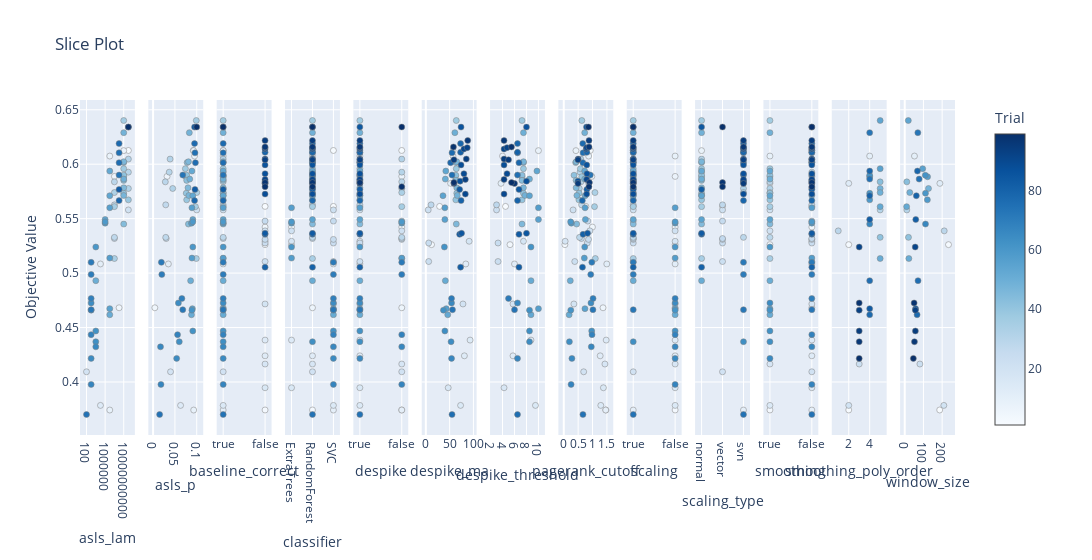

Notebook code for this chart:
### Code cell
plot_slice(study)

### Figure 1 — Plotly figure (JSON) as saved in the notebook; plotly's stock layout.template omitted (floating-point values rounded to 4 significant figures)
{"data": [{"marker": {"color": [1, 5, 6, 7, 8, 9, 11, 14, 19, 21, 26, 27, 28, 29, 30, 31, 32, 33, 34, 35, 36, 37, 38, 39, 40, 41, 42, 43, 44, 45, 46, 47, 48, 49, 50, 51, 52, 53, 54, 55, 56, 57, 58, 59, 60, 61, 62, 63, 64, 65, 66, 67, 68, 69, 70, 71, 72, 73, 74, 75, 76, 77, 78, 82, 84, 99], "colorbar": {"title": {"text": "Trial"}, "x": 1, "xpad": 40}, "colorscale": [[0, "rgb(247,251,255)"], [0.125, "rgb(222,235,247)"], [0.25, "rgb(198,219,239)"], [0.375, "rgb(158,202,225)"], [0.5, "rgb(107,174,214)"], [0.625, "rgb(66,146,198)"], [0.75, "rgb(33,113,181)"], [0.875, "rgb(8,81,156)"], [1, "rgb(8,48,107)"]], "line": {"color": "Grey", "width": 0.5}, "showscale": true}, "mode": "markers", "name": "Feasible Trial", "showlegend": false, "type": "scatter", "x": [100000000000, 1000000000, 100000000, 10000000000, 10000000, 10000000, 100000, 100000, 100, 100000000000, 100000000, 100000000, 100000000, 100000000, 100000000000, 100000000000, 100000000000, 100000000, 100000000, 100000000, 10000000000, 10000000000, 10000000000, 100000000000, 10000000000, 10000000000, 10000000000, 10000000000, 10000000000, 10000000000, 10000000000, 10000000000, 10000000000, 10000000000, 10000, 10000000, 10000000, 10000000, 1000000, 10000000, 10000000, 10000000, 1000000, 1000000, 10000, 1000, 10000, 10000, 1000, 1000, 10000, 1000, 1000, 1000, 1000, 1000, 1000, 1000000000, 100, 1000000000, 1000000000, 1000000000, 1000000000, 1000000000, 100000000000, 100000000000], "xaxis": "x", "y": [0.6126, 0.4682, 0.5888, 0.6125, 0.6075, 0.3743, 0.5084, 0.3785, 0.4094, 0.558, 0.5318, 0.5627, 0.5328, 0.5838, 0.5927, 0.6047, 0.5777, 0.574, 0.5134, 0.561, 0.6401, 0.5959, 0.5885, 0.5673, 0.5734, 0.5899, 0.5851, 0.6015, 0.545, 0.5784, 0.6023, 0.5713, 0.629, 0.5863, 0.493, 0.4617, 0.5937, 0.5711, 0.5492, 0.4673, 0.56, 0.5138, 0.5459, 0.5471, 0.5239, 0.466, 0.4469, 0.437, 0.4726, 0.4217, 0.4323, 0.3978, 0.4435, 0.4767, 0.4987, 0.5099, 0.4664, 0.59, 0.3702, 0.6104, 0.6014, 0.619, 0.5666, 0.5768, 0.6341, 0.6341], "yaxis": "y"}, {"marker": {"color": [1, 5, 6, 7, 8, 9, 11, 14, 19, 21, 26, 27, 28, 29, 30, 31, 32, 33, 34, 35, 36, 37, 38, 39, 40, 41, 42, 43, 44, 45, 46, 47, 48, 49, 50, 51, 52, 53, 54, 55, 56, 57, 58, 59, 60, 61, 62, 63, 64, 65, 66, 67, 68, 69, 70, 71, 72, 73, 74, 75, 76, 77, 78, 82, 84, 99], "colorbar": {"title": {"text": "Trial"}, "x": 1, "xpad": 40}, "colorscale": [[0, "rgb(247,251,255)"], [0.125, "rgb(222,235,247)"], [0.25, "rgb(198,219,239)"], [0.375, "rgb(158,202,225)"], [0.5, "rgb(107,174,214)"], [0.625, "rgb(66,146,198)"], [0.75, "rgb(33,113,181)"], [0.875, "rgb(8,81,156)"], [1, "rgb(8,48,107)"]], "line": {"color": "Grey", "width": 0.5}, "showscale": false}, "mode": "markers", "name": "Feasible Trial", "showlegend": false, "type": "scatter", "x": [0.092, 0.004, 0.032, 0.093, 0.095, 0.093, 0.035, 0.063, 0.04, 0.1, 0.03, 0.029, 0.029, 0.028, 0.037, 0.039, 0.045, 0.1, 0.099, 0.097, 0.099, 0.074, 0.075, 0.077, 0.076, 0.077, 0.077, 0.078, 0.081, 0.08, 0.081, 0.082, 0.083, 0.084, 0.086, 0.088, 0.089, 0.091, 0.091, 0.09, 0.089, 0.089, 0.088, 0.091, 0.091, 0.089, 0.091, 0.06, 0.058, 0.054, 0.017, 0.018, 0.056, 0.066, 0.02, 0.019, 0.068, 0.068, 0.015, 0.096, 0.097, 0.095, 0.095, 0.096, 0.095, 0.1], "xaxis": "x2", "y": [0.6126, 0.4682, 0.5888, 0.6125, 0.6075, 0.3743, 0.5084, 0.3785, 0.4094, 0.558, 0.5318, 0.5627, 0.5328, 0.5838, 0.5927, 0.6047, 0.5777, 0.574, 0.5134, 0.561, 0.6401, 0.5959, 0.5885, 0.5673, 0.5734, 0.5899, 0.5851, 0.6015, 0.545, 0.5784, 0.6023, 0.5713, 0.629, 0.5863, 0.493, 0.4617, 0.5937, 0.5711, 0.5492, 0.4673, 0.56, 0.5138, 0.5459, 0.5471, 0.5239, 0.466, 0.4469, 0.437, 0.4726, 0.4217, 0.4323, 0.3978, 0.4435, 0.4767, 0.4987, 0.5099, 0.4664, 0.59, 0.3702, 0.6104, 0.6014, 0.619, 0.5666, 0.5768, 0.6341, 0.6341], "yaxis": "y2"}, {"marker": {"color": [0, 1, 2, 3, 4, 5, 6, 7, 8, 9, 10, 11, 12, 13, 14, 15, 16, 17, 18, 19, 20, 21, 22, 23, 24, 25, 26, 27, 28, 29, 30, 31, 32, 33, 34, 35, 36, 37, 38, 39, 40, 41, 42, 43, 44, 45, 46, 47, 48, 49, 50, 51, 52, 53, 54, 55, 56, 57, 58, 59, 60, 61, 62, 63, 64, 65, 66, 67, 68, 69, 70, 71, 72, 73, 74, 75, 76, 77, 78, 79, 80, 81, 82, 83, 84, 85, 86, 87, 88, 89, 90, 91, 92, 93, 94, 95, 96, 97, 98, 99], "colorbar": {"title": {"text": "Trial"}, "x": 1, "xpad": 40}, "colorscale": [[0, "rgb(247,251,255)"], [0.125, "rgb(222,235,247)"], [0.25, "rgb(198,219,239)"], [0.375, "rgb(158,202,225)"], [0.5, "rgb(107,174,214)"], [0.625, "rgb(66,146,198)"], [0.75, "rgb(33,113,181)"], [0.875, "rgb(8,81,156)"], [1, "rgb(8,48,107)"]], "line": {"color": "Grey", "width": 0.5}, "showscale": false}, "mode": "markers", "name": "Feasible Trial", "showlegend": false, "type": "scatter", "x": [false, true, false, false, false, true, true, true, true, true, false, true, false, false, true, false, false, false, false, true, false, true, false, false, false, false, true, true, true, true, true, true, true, true, true, true, true, true, true, true, true, true, true, true, true, true, true, true, true, true, true, true, true, true, true, true, true, true, true, true, true, true, true, true, true, true, true, true, true, true, true, true, true, true, true, true, true, true, true, false, false, false, true, false, true, false, false, false, false, false, false, false, false, false, false, false, false, false, false, true], "xaxis": "x3", "y": [0.5612, 0.6126, 0.3743, 0.5261, 0.5423, 0.4682, 0.5888, 0.6125, 0.6075, 0.3743, 0.5824, 0.5084, 0.4241, 0.4385, 0.3785, 0.3947, 0.4165, 0.5292, 0.4717, 0.4094, 0.5388, 0.558, 0.5106, 0.5276, 0.5309, 0.5478, 0.5318, 0.5627, 0.5328, 0.5838, 0.5927, 0.6047, 0.5777, 0.574, 0.5134, 0.561, 0.6401, 0.5959, 0.5885, 0.5673, 0.5734, 0.5899, 0.5851, 0.6015, 0.545, 0.5784, 0.6023, 0.5713, 0.629, 0.5863, 0.493, 0.4617, 0.5937, 0.5711, 0.5492, 0.4673, 0.56, 0.5138, 0.5459, 0.5471, 0.5239, 0.466, 0.4469, 0.437, 0.4726, 0.4217, 0.4323, 0.3978, 0.4435, 0.4767, 0.4987, 0.5099, 0.4664, 0.59, 0.3702, 0.6104, 0.6014, 0.619, 0.5666, 0.6109, 0.5055, 0.5356, 0.5768, 0.5366, 0.6341, 0.5844, 0.5993, 0.5913, 0.5725, 0.6139, 0.6152, 0.586, 0.6048, 0.604, 0.6217, 0.5823, 0.6158, 0.5831, 0.5793, 0.6341], "yaxis": "y3"}, {"marker": {"color": [0, 1, 2, 3, 4, 5, 6, 7, 8, 9, 10, 11, 12, 13, 14, 15, 16, 17, 18, 19, 20, 21, 22, 23, 24, 25, 26, 27, 28, 29, 30, 31, 32, 33, 34, 35, 36, 37, 38, 39, 40, 41, 42, 43, 44, 45, 46, 47, 48, 49, 50, 51, 52, 53, 54, 55, 56, 57, 58, 59, 60, 61, 62, 63, 64, 65, 66, 67, 68, 69, 70, 71, 72, 73, 74, 75, 76, 77, 78, 79, 80, 81, 82, 83, 84, 85, 86, 87, 88, 89, 90, 91, 92, 93, 94, 95, 96, 97, 98, 99], "colorbar": {"title": {"text": "Trial"}, "x": 1, "xpad": 40}, "colorscale": [[0, "rgb(247,251,255)"], [0.125, "rgb(222,235,247)"], [0.25, "rgb(198,219,239)"], [0.375, "rgb(158,202,225)"], [0.5, "rgb(107,174,214)"], [0.625, "rgb(66,146,198)"], [0.75, "rgb(33,113,181)"], [0.875, "rgb(8,81,156)"], [1, "rgb(8,48,107)"]], "line": {"color": "Grey", "width": 0.5}, "showscale": false}, "mode": "markers", "name": "Feasible Trial", "showlegend": false, "type": "scatter", "x": ["SVC", "SVC", "RandomForest", "ExtraTrees", "ExtraTrees", "RandomForest", "RandomForest", "RandomForest", "RandomForest", "SVC", "RandomForest", "SVC", "RandomForest", "ExtraTrees", "SVC", "ExtraTrees", "RandomForest", "ExtraTrees", "SVC", "RandomForest", "ExtraTrees", "SVC", "SVC", "SVC", "SVC", "SVC", "RandomForest", "RandomForest", "RandomForest", "RandomForest", "RandomForest", "RandomForest", "RandomForest", "RandomForest", "RandomForest", "RandomForest", "RandomForest", "RandomForest", "RandomForest", "RandomForest", "RandomForest", "RandomForest", "RandomForest", "RandomForest", "RandomForest", "RandomForest", "RandomForest", "RandomForest", "RandomForest", "RandomForest", "RandomForest", "SVC", "RandomForest", "RandomForest", "RandomForest", "SVC", "ExtraTrees", "ExtraTrees", "ExtraTrees", "ExtraTrees", "ExtraTrees", "SVC", "SVC", "RandomForest", "SVC", "SVC", "SVC", "SVC", "SVC", "SVC", "SVC", "SVC", "SVC", "RandomForest", "RandomForest", "RandomForest", "RandomForest", "RandomForest", "RandomForest", "RandomForest", "RandomForest", "RandomForest", "RandomForest", "RandomForest", "RandomForest", "RandomForest", "RandomForest", "RandomForest", "RandomForest", "RandomForest", "RandomForest", "RandomForest", "RandomForest", "RandomForest", "RandomForest", "RandomForest", "RandomForest", "RandomForest", "RandomForest", "RandomForest"], "xaxis": "x4", "y": [0.5612, 0.6126, 0.3743, 0.5261, 0.5423, 0.4682, 0.5888, 0.6125, 0.6075, 0.3743, 0.5824, 0.5084, 0.4241, 0.4385, 0.3785, 0.3947, 0.4165, 0.5292, 0.4717, 0.4094, 0.5388, 0.558, 0.5106, 0.5276, 0.5309, 0.5478, 0.5318, 0.5627, 0.5328, 0.5838, 0.5927, 0.6047, 0.5777, 0.574, 0.5134, 0.561, 0.6401, 0.5959, 0.5885, 0.5673, 0.5734, 0.5899, 0.5851, 0.6015, 0.545, 0.5784, 0.6023, 0.5713, 0.629, 0.5863, 0.493, 0.4617, 0.5937, 0.5711, 0.5492, 0.4673, 0.56, 0.5138, 0.5459, 0.5471, 0.5239, 0.466, 0.4469, 0.437, 0.4726, 0.4217, 0.4323, 0.3978, 0.4435, 0.4767, 0.4987, 0.5099, 0.4664, 0.59, 0.3702, 0.6104, 0.6014, 0.619, 0.5666, 0.6109, 0.5055, 0.5356, 0.5768, 0.5366, 0.6341, 0.5844, 0.5993, 0.5913, 0.5725, 0.6139, 0.6152, 0.586, 0.6048, 0.604, 0.6217, 0.5823, 0.6158, 0.5831, 0.5793, 0.6341], "yaxis": "y4"}, {"marker": {"color": [0, 1, 2, 3, 4, 5, 6, 7, 8, 9, 10, 11, 12, 13, 14, 15, 16, 17, 18, 19, 20, 21, 22, 23, 24, 25, 26, 27, 28, 29, 30, 31, 32, 33, 34, 35, 36, 37, 38, 39, 40, 41, 42, 43, 44, 45, 46, 47, 48, 49, 50, 51, 52, 53, 54, 55, 56, 57, 58, 59, 60, 61, 62, 63, 64, 65, 66, 67, 68, 69, 70, 71, 72, 73, 74, 75, 76, 77, 78, 79, 80, 81, 82, 83, 84, 85, 86, 87, 88, 89, 90, 91, 92, 93, 94, 95, 96, 97, 98, 99], "colorbar": {"title": {"text": "Trial"}, "x": 1, "xpad": 40}, "colorscale": [[0, "rgb(247,251,255)"], [0.125, "rgb(222,235,247)"], [0.25, "rgb(198,219,239)"], [0.375, "rgb(158,202,225)"], [0.5, "rgb(107,174,214)"], [0.625, "rgb(66,146,198)"], [0.75, "rgb(33,113,181)"], [0.875, "rgb(8,81,156)"], [1, "rgb(8,48,107)"]], "line": {"color": "Grey", "width": 0.5}, "showscale": false}, "mode": "markers", "name": "Feasible Trial", "showlegend": false, "type": "scatter", "x": [true, false, false, true, false, false, false, true, true, false, true, true, true, true, true, true, false, true, true, false, false, true, true, true, false, false, false, true, false, false, false, false, false, false, false, false, true, true, true, true, true, true, true, true, true, true, true, true, true, true, true, true, true, true, true, true, true, false, false, false, true, true, true, true, true, true, false, false, false, true, false, false, true, true, true, true, true, true, true, true, true, true, true, true, true, true, true, true, true, true, true, true, true, true, true, true, true, true, false, false], "xaxis": "x5", "y": [0.5612, 0.6126, 0.3743, 0.5261, 0.5423, 0.4682, 0.5888, 0.6125, 0.6075, 0.3743, 0.5824, 0.5084, 0.4241, 0.4385, 0.3785, 0.3947, 0.4165, 0.5292, 0.4717, 0.4094, 0.5388, 0.558, 0.5106, 0.5276, 0.5309, 0.5478, 0.5318, 0.5627, 0.5328, 0.5838, 0.5927, 0.6047, 0.5777, 0.574, 0.5134, 0.561, 0.6401, 0.5959, 0.5885, 0.5673, 0.5734, 0.5899, 0.5851, 0.6015, 0.545, 0.5784, 0.6023, 0.5713, 0.629, 0.5863, 0.493, 0.4617, 0.5937, 0.5711, 0.5492, 0.4673, 0.56, 0.5138, 0.5459, 0.5471, 0.5239, 0.466, 0.4469, 0.437, 0.4726, 0.4217, 0.4323, 0.3978, 0.4435, 0.4767, 0.4987, 0.5099, 0.4664, 0.59, 0.3702, 0.6104, 0.6014, 0.619, 0.5666, 0.6109, 0.5055, 0.5356, 0.5768, 0.5366, 0.6341, 0.5844, 0.5993, 0.5913, 0.5725, 0.6139, 0.6152, 0.586, 0.6048, 0.604, 0.6217, 0.5823, 0.6158, 0.5831, 0.5793, 0.6341], "yaxis": "y5"}, {"marker": {"color": [0, 3, 7, 8, 10, 11, 12, 13, 14, 15, 17, 18, 21, 22, 23, 27, 36, 37, 38, 39, 40, 41, 42, 43, 44, 45, 46, 47, 48, 49, 50, 51, 52, 53, 54, 55, 56, 60, 61, 62, 63, 64, 65, 69, 72, 73, 74, 75, 76, 77, 78, 79, 80, 81, 82, 83, 84, 85, 86, 87, 88, 89, 90, 91, 92, 93, 94, 95, 96, 97], "colorbar": {"title": {"text": "Trial"}, "x": 1, "xpad": 40}, "colorscale": [[0, "rgb(247,251,255)"], [0.125, "rgb(222,235,247)"], [0.25, "rgb(198,219,239)"], [0.375, "rgb(158,202,225)"], [0.5, "rgb(107,174,214)"], [0.625, "rgb(66,146,198)"], [0.75, "rgb(33,113,181)"], [0.875, "rgb(8,81,156)"], [1, "rgb(8,48,107)"]], "line": {"color": "Grey", "width": 0.5}, "showscale": false}, "mode": "markers", "name": "Feasible Trial", "showlegend": false, "type": "scatter", "x": [29, 12, 57, 57, 52, 84, 81, 93, 73, 47, 91, 78, 5, 6, 6, 11, 64, 64, 62, 63, 65, 63, 63, 63, 64, 65, 65, 66, 61, 41, 41, 46, 42, 36, 40, 43, 40, 39, 37, 40, 53, 54, 54, 54, 56, 55, 55, 55, 52, 73, 74, 73, 73, 71, 71, 75, 74, 72, 74, 80, 83, 80, 87, 83, 85, 59, 88, 59, 58, 59], "xaxis": "x6", "y": [0.5612, 0.5261, 0.6125, 0.6075, 0.5824, 0.5084, 0.4241, 0.4385, 0.3785, 0.3947, 0.5292, 0.4717, 0.558, 0.5106, 0.5276, 0.5627, 0.6401, 0.5959, 0.5885, 0.5673, 0.5734, 0.5899, 0.5851, 0.6015, 0.545, 0.5784, 0.6023, 0.5713, 0.629, 0.5863, 0.493, 0.4617, 0.5937, 0.5711, 0.5492, 0.4673, 0.56, 0.5239, 0.466, 0.4469, 0.437, 0.4726, 0.4217, 0.4767, 0.4664, 0.59, 0.3702, 0.6104, 0.6014, 0.619, 0.5666, 0.6109, 0.5055, 0.5356, 0.5768, 0.5366, 0.6341, 0.5844, 0.5993, 0.5913, 0.5725, 0.6139, 0.6152, 0.586, 0.6048, 0.604, 0.6217, 0.5823, 0.6158, 0.5831], "yaxis": "y6"}, {"marker": {"color": [0, 3, 7, 8, 10, 11, 12, 13, 14, 15, 17, 18, 21, 22, 23, 27, 36, 37, 38, 39, 40, 41, 42, 43, 44, 45, 46, 47, 48, 49, 50, 51, 52, 53, 54, 55, 56, 60, 61, 62, 63, 64, 65, 69, 72, 73, 74, 75, 76, 77, 78, 79, 80, 81, 82, 83, 84, 85, 86, 87, 88, 89, 90, 91, 92, 93, 94, 95, 96, 97], "colorbar": {"title": {"text": "Trial"}, "x": 1, "xpad": 40}, "colorscale": [[0, "rgb(247,251,255)"], [0.125, "rgb(222,235,247)"], [0.25, "rgb(198,219,239)"], [0.375, "rgb(158,202,225)"], [0.5, "rgb(107,174,214)"], [0.625, "rgb(66,146,198)"], [0.75, "rgb(33,113,181)"], [0.875, "rgb(8,81,156)"], [1, "rgb(8,48,107)"]], "line": {"color": "Grey", "width": 0.5}, "showscale": false}, "mode": "markers", "name": "Feasible Trial", "showlegend": false, "type": "scatter", "x": [4.5, 5.25, 10, 4, 3.75, 6, 5.75, 8.75, 9.5, 4.25, 7.5, 5.75, 3, 3.25, 3.25, 3, 7.25, 7.5, 7.25, 7.25, 7.5, 7.25, 7.25, 7.5, 7.25, 7.5, 7.5, 7.75, 7.5, 8.5, 8.75, 8.75, 9.75, 8.5, 10, 10, 10, 8.75, 8.5, 8.5, 8.5, 6.5, 6.5, 5, 6, 6.5, 6.5, 6.5, 6.75, 6.5, 6.5, 6.5, 6.75, 6.75, 6.75, 8, 8, 8, 4.25, 4.75, 4.25, 4.25, 4.75, 4.25, 4.25, 5, 4.25, 6, 5.5, 5.5], "xaxis": "x7", "y": [0.5612, 0.5261, 0.6125, 0.6075, 0.5824, 0.5084, 0.4241, 0.4385, 0.3785, 0.3947, 0.5292, 0.4717, 0.558, 0.5106, 0.5276, 0.5627, 0.6401, 0.5959, 0.5885, 0.5673, 0.5734, 0.5899, 0.5851, 0.6015, 0.545, 0.5784, 0.6023, 0.5713, 0.629, 0.5863, 0.493, 0.4617, 0.5937, 0.5711, 0.5492, 0.4673, 0.56, 0.5239, 0.466, 0.4469, 0.437, 0.4726, 0.4217, 0.4767, 0.4664, 0.59, 0.3702, 0.6104, 0.6014, 0.619, 0.5666, 0.6109, 0.5055, 0.5356, 0.5768, 0.5366, 0.6341, 0.5844, 0.5993, 0.5913, 0.5725, 0.6139, 0.6152, 0.586, 0.6048, 0.604, 0.6217, 0.5823, 0.6158, 0.5831], "yaxis": "y7"}, {"marker": {"color": [0, 1, 2, 3, 4, 5, 6, 7, 8, 9, 10, 11, 12, 13, 14, 15, 16, 17, 18, 19, 20, 21, 22, 23, 24, 25, 26, 27, 28, 29, 30, 31, 32, 33, 34, 35, 36, 37, 38, 39, 40, 41, 42, 43, 44, 45, 46, 47, 48, 49, 50, 51, 52, 53, 54, 55, 56, 57, 58, 59, 60, 61, 62, 63, 64, 65, 66, 67, 68, 69, 70, 71, 72, 73, 74, 75, 76, 77, 78, 79, 80, 81, 82, 83, 84, 85, 86, 87, 88, 89, 90, 91, 92, 93, 94, 95, 96, 97, 98, 99], "colorbar": {"title": {"text": "Trial"}, "x": 1, "xpad": 40}, "colorscale": [[0, "rgb(247,251,255)"], [0.125, "rgb(222,235,247)"], [0.25, "rgb(198,219,239)"], [0.375, "rgb(158,202,225)"], [0.5, "rgb(107,174,214)"], [0.625, "rgb(66,146,198)"], [0.75, "rgb(33,113,181)"], [0.875, "rgb(8,81,156)"], [1, "rgb(8,48,107)"]], "line": {"color": "Grey", "width": 0.5}, "showscale": false}, "mode": "markers", "name": "Feasible Trial", "showlegend": false, "type": "scatter", "x": [0.7679, 0.9208, 1.464, 0.03933, 0.9964, 1.366, 0.9747, 0.4242, 0.8647, 1.459, 0.8656, 1.496, 1.266, 1.475, 1.287, 1.378, 1.431, 0.04822, 0.3519, 0.6921, 0.9071, 0.3243, 0.3824, 0.8158, 0.8603, 0.8354, 0.6128, 0.6199, 0.548, 0.5948, 0.5653, 0.5904, 0.5394, 1.084, 1.097, 1.068, 0.6286, 0.5772, 0.6238, 0.5266, 0.5327, 0.3581, 0.429, 0.415, 0.4493, 0.4299, 0.4327, 0.456, 0.7282, 0.726, 0.227, 0.1872, 0.7271, 0.7435, 0.7519, 0.7365, 0.7415, 0.7146, 0.2624, 0.2394, 0.7282, 0.2438, 0.9715, 0.1959, 0.9455, 0.2832, 0.9573, 0.2543, 0.9819, 1.017, 0.9388, 0.9762, 1.014, 0.9217, 0.6661, 0.6719, 0.6642, 0.6616, 0.6454, 0.8037, 0.6508, 0.6704, 0.8029, 0.8263, 0.7905, 0.4929, 0.7994, 0.8076, 0.7962, 0.7839, 0.7941, 0.7969, 0.5001, 0.4941, 0.877, 0.4957, 0.8797, 0.8924, 0.8764, 0.8588], "xaxis": "x8", "y": [0.5612, 0.6126, 0.3743, 0.5261, 0.5423, 0.4682, 0.5888, 0.6125, 0.6075, 0.3743, 0.5824, 0.5084, 0.4241, 0.4385, 0.3785, 0.3947, 0.4165, 0.5292, 0.4717, 0.4094, 0.5388, 0.558, 0.5106, 0.5276, 0.5309, 0.5478, 0.5318, 0.5627, 0.5328, 0.5838, 0.5927, 0.6047, 0.5777, 0.574, 0.5134, 0.561, 0.6401, 0.5959, 0.5885, 0.5673, 0.5734, 0.5899, 0.5851, 0.6015, 0.545, 0.5784, 0.6023, 0.5713, 0.629, 0.5863, 0.493, 0.4617, 0.5937, 0.5711, 0.5492, 0.4673, 0.56, 0.5138, 0.5459, 0.5471, 0.5239, 0.466, 0.4469, 0.437, 0.4726, 0.4217, 0.4323, 0.3978, 0.4435, 0.4767, 0.4987, 0.5099, 0.4664, 0.59, 0.3702, 0.6104, 0.6014, 0.619, 0.5666, 0.6109, 0.5055, 0.5356, 0.5768, 0.5366, 0.6341, 0.5844, 0.5993, 0.5913, 0.5725, 0.6139, 0.6152, 0.586, 0.6048, 0.604, 0.6217, 0.5823, 0.6158, 0.5831, 0.5793, 0.6341], "yaxis": "y8"}, {"marker": {"color": [0, 1, 2, 3, 4, 5, 6, 7, 8, 9, 10, 11, 12, 13, 14, 15, 16, 17, 18, 19, 20, 21, 22, 23, 24, 25, 26, 27, 28, 29, 30, 31, 32, 33, 34, 35, 36, 37, 38, 39, 40, 41, 42, 43, 44, 45, 46, 47, 48, 49, 50, 51, 52, 53, 54, 55, 56, 57, 58, 59, 60, 61, 62, 63, 64, 65, 66, 67, 68, 69, 70, 71, 72, 73, 74, 75, 76, 77, 78, 79, 80, 81, 82, 83, 84, 85, 86, 87, 88, 89, 90, 91, 92, 93, 94, 95, 96, 97, 98, 99], "colorbar": {"title": {"text": "Trial"}, "x": 1, "xpad": 40}, "colorscale": [[0, "rgb(247,251,255)"], [0.125, "rgb(222,235,247)"], [0.25, "rgb(198,219,239)"], [0.375, "rgb(158,202,225)"], [0.5, "rgb(107,174,214)"], [0.625, "rgb(66,146,198)"], [0.75, "rgb(33,113,181)"], [0.875, "rgb(8,81,156)"], [1, "rgb(8,48,107)"]], "line": {"color": "Grey", "width": 0.5}, "showscale": false}, "mode": "markers", "name": "Feasible Trial", "showlegend": false, "type": "scatter", "x": [true, true, false, false, false, false, false, true, false, true, true, false, false, false, false, false, false, false, false, true, false, true, true, true, true, true, true, true, true, true, true, true, true, true, true, true, true, true, true, true, true, true, true, true, true, true, true, true, true, true, true, false, true, true, true, false, false, false, false, false, false, false, false, true, false, false, false, false, false, false, true, true, true, true, true, true, true, true, true, true, true, true, true, true, true, true, true, true, true, true, true, true, true, true, true, true, true, true, true, true], "xaxis": "x9", "y": [0.5612, 0.6126, 0.3743, 0.5261, 0.5423, 0.4682, 0.5888, 0.6125, 0.6075, 0.3743, 0.5824, 0.5084, 0.4241, 0.4385, 0.3785, 0.3947, 0.4165, 0.5292, 0.4717, 0.4094, 0.5388, 0.558, 0.5106, 0.5276, 0.5309, 0.5478, 0.5318, 0.5627, 0.5328, 0.5838, 0.5927, 0.6047, 0.5777, 0.574, 0.5134, 0.561, 0.6401, 0.5959, 0.5885, 0.5673, 0.5734, 0.5899, 0.5851, 0.6015, 0.545, 0.5784, 0.6023, 0.5713, 0.629, 0.5863, 0.493, 0.4617, 0.5937, 0.5711, 0.5492, 0.4673, 0.56, 0.5138, 0.5459, 0.5471, 0.5239, 0.466, 0.4469, 0.437, 0.4726, 0.4217, 0.4323, 0.3978, 0.4435, 0.4767, 0.4987, 0.5099, 0.4664, 0.59, 0.3702, 0.6104, 0.6014, 0.619, 0.5666, 0.6109, 0.5055, 0.5356, 0.5768, 0.5366, 0.6341, 0.5844, 0.5993, 0.5913, 0.5725, 0.6139, 0.6152, 0.586, 0.6048, 0.604, 0.6217, 0.5823, 0.6158, 0.5831, 0.5793, 0.6341], "yaxis": "y9"}, {"marker": {"color": [0, 1, 7, 9, 10, 19, 21, 22, 23, 24, 25, 26, 27, 28, 29, 30, 31, 32, 33, 34, 35, 36, 37, 38, 39, 40, 41, 42, 43, 44, 45, 46, 47, 48, 49, 50, 52, 53, 54, 63, 70, 71, 72, 73, 74, 75, 76, 77, 78, 79, 80, 81, 82, 83, 84, 85, 86, 87, 88, 89, 90, 91, 92, 93, 94, 95, 96, 97, 98, 99], "colorbar": {"title": {"text": "Trial"}, "x": 1, "xpad": 40}, "colorscale": [[0, "rgb(247,251,255)"], [0.125, "rgb(222,235,247)"], [0.25, "rgb(198,219,239)"], [0.375, "rgb(158,202,225)"], [0.5, "rgb(107,174,214)"], [0.625, "rgb(66,146,198)"], [0.75, "rgb(33,113,181)"], [0.875, "rgb(8,81,156)"], [1, "rgb(8,48,107)"]], "line": {"color": "Grey", "width": 0.5}, "showscale": false}, "mode": "markers", "name": "Feasible Trial", "showlegend": false, "type": "scatter", "x": ["vector", "svn", "normal", "svn", "svn", "vector", "vector", "vector", "vector", "vector", "vector", "vector", "vector", "svn", "svn", "normal", "normal", "svn", "svn", "normal", "normal", "normal", "normal", "normal", "normal", "normal", "normal", "normal", "normal", "normal", "normal", "normal", "normal", "normal", "normal", "normal", "normal", "normal", "normal", "svn", "svn", "svn", "svn", "svn", "svn", "svn", "svn", "svn", "svn", "svn", "normal", "normal", "normal", "normal", "normal", "svn", "svn", "svn", "svn", "svn", "svn", "svn", "svn", "svn", "svn", "svn", "svn", "vector", "vector", "vector"], "xaxis": "x10", "y": [0.5612, 0.6126, 0.6125, 0.3743, 0.5824, 0.4094, 0.558, 0.5106, 0.5276, 0.5309, 0.5478, 0.5318, 0.5627, 0.5328, 0.5838, 0.5927, 0.6047, 0.5777, 0.574, 0.5134, 0.561, 0.6401, 0.5959, 0.5885, 0.5673, 0.5734, 0.5899, 0.5851, 0.6015, 0.545, 0.5784, 0.6023, 0.5713, 0.629, 0.5863, 0.493, 0.5937, 0.5711, 0.5492, 0.437, 0.4987, 0.5099, 0.4664, 0.59, 0.3702, 0.6104, 0.6014, 0.619, 0.5666, 0.6109, 0.5055, 0.5356, 0.5768, 0.5366, 0.6341, 0.5844, 0.5993, 0.5913, 0.5725, 0.6139, 0.6152, 0.586, 0.6048, 0.604, 0.6217, 0.5823, 0.6158, 0.5831, 0.5793, 0.6341], "yaxis": "y10"}, {"marker": {"color": [0, 1, 2, 3, 4, 5, 6, 7, 8, 9, 10, 11, 12, 13, 14, 15, 16, 17, 18, 19, 20, 21, 22, 23, 24, 25, 26, 27, 28, 29, 30, 31, 32, 33, 34, 35, 36, 37, 38, 39, 40, 41, 42, 43, 44, 45, 46, 47, 48, 49, 50, 51, 52, 53, 54, 55, 56, 57, 58, 59, 60, 61, 62, 63, 64, 65, 66, 67, 68, 69, 70, 71, 72, 73, 74, 75, 76, 77, 78, 79, 80, 81, 82, 83, 84, 85, 86, 87, 88, 89, 90, 91, 92, 93, 94, 95, 96, 97, 98, 99], "colorbar": {"title": {"text": "Trial"}, "x": 1, "xpad": 40}, "colorscale": [[0, "rgb(247,251,255)"], [0.125, "rgb(222,235,247)"], [0.25, "rgb(198,219,239)"], [0.375, "rgb(158,202,225)"], [0.5, "rgb(107,174,214)"], [0.625, "rgb(66,146,198)"], [0.75, "rgb(33,113,181)"], [0.875, "rgb(8,81,156)"], [1, "rgb(8,48,107)"]], "line": {"color": "Grey", "width": 0.5}, "showscale": false}, "mode": "markers", "name": "Feasible Trial", "showlegend": false, "type": "scatter", "x": [false, false, true, true, false, false, false, false, true, false, true, false, false, false, true, false, true, false, false, false, true, true, false, false, false, false, false, false, true, true, false, false, true, true, true, true, true, true, true, true, true, true, false, false, true, false, false, false, true, true, true, true, true, true, true, true, false, false, false, false, true, true, true, true, true, true, false, false, false, false, false, false, false, false, false, false, false, false, false, false, false, false, false, false, false, false, false, false, false, false, false, false, false, false, false, false, false, false, false, false], "xaxis": "x11", "y": [0.5612, 0.6126, 0.3743, 0.5261, 0.5423, 0.4682, 0.5888, 0.6125, 0.6075, 0.3743, 0.5824, 0.5084, 0.4241, 0.4385, 0.3785, 0.3947, 0.4165, 0.5292, 0.4717, 0.4094, 0.5388, 0.558, 0.5106, 0.5276, 0.5309, 0.5478, 0.5318, 0.5627, 0.5328, 0.5838, 0.5927, 0.6047, 0.5777, 0.574, 0.5134, 0.561, 0.6401, 0.5959, 0.5885, 0.5673, 0.5734, 0.5899, 0.5851, 0.6015, 0.545, 0.5784, 0.6023, 0.5713, 0.629, 0.5863, 0.493, 0.4617, 0.5937, 0.5711, 0.5492, 0.4673, 0.56, 0.5138, 0.5459, 0.5471, 0.5239, 0.466, 0.4469, 0.437, 0.4726, 0.4217, 0.4323, 0.3978, 0.4435, 0.4767, 0.4987, 0.5099, 0.4664, 0.59, 0.3702, 0.6104, 0.6014, 0.619, 0.5666, 0.6109, 0.5055, 0.5356, 0.5768, 0.5366, 0.6341, 0.5844, 0.5993, 0.5913, 0.5725, 0.6139, 0.6152, 0.586, 0.6048, 0.604, 0.6217, 0.5823, 0.6158, 0.5831, 0.5793, 0.6341], "yaxis": "y11"}, {"marker": {"color": [2, 3, 8, 10, 14, 16, 20, 21, 28, 29, 32, 33, 34, 35, 36, 37, 38, 39, 40, 41, 44, 48, 49, 50, 51, 52, 53, 54, 55, 60, 61, 62, 63, 64, 65], "colorbar": {"title": {"text": "Trial"}, "x": 1, "xpad": 40}, "colorscale": [[0, "rgb(247,251,255)"], [0.125, "rgb(222,235,247)"], [0.25, "rgb(198,219,239)"], [0.375, "rgb(158,202,225)"], [0.5, "rgb(107,174,214)"], [0.625, "rgb(66,146,198)"], [0.75, "rgb(33,113,181)"], [0.875, "rgb(8,81,156)"], [1, "rgb(8,48,107)"]], "line": {"color": "Grey", "width": 0.5}, "showscale": false}, "mode": "markers", "name": "Feasible Trial", "showlegend": false, "type": "scatter", "x": [2, 2, 4, 2, 2, 3, 1, 5, 5, 5, 5, 5, 5, 5, 5, 5, 4, 4, 4, 4, 4, 4, 4, 4, 4, 4, 4, 4, 4, 3, 3, 3, 3, 3, 3], "xaxis": "x12", "y": [0.3743, 0.5261, 0.6075, 0.5824, 0.3785, 0.4165, 0.5388, 0.558, 0.5328, 0.5838, 0.5777, 0.574, 0.5134, 0.561, 0.6401, 0.5959, 0.5885, 0.5673, 0.5734, 0.5899, 0.545, 0.629, 0.5863, 0.493, 0.4617, 0.5937, 0.5711, 0.5492, 0.4673, 0.5239, 0.466, 0.4469, 0.437, 0.4726, 0.4217], "yaxis": "y12"}, {"marker": {"color": [2, 3, 8, 10, 14, 16, 20, 21, 28, 29, 32, 33, 34, 35, 36, 37, 38, 39, 40, 41, 44, 48, 49, 50, 51, 52, 53, 54, 55, 60, 61, 62, 63, 64, 65], "colorbar": {"title": {"text": "Trial"}, "x": 1, "xpad": 40}, "colorscale": [[0, "rgb(247,251,255)"], [0.125, "rgb(222,235,247)"], [0.25, "rgb(198,219,239)"], [0.375, "rgb(158,202,225)"], [0.5, "rgb(107,174,214)"], [0.625, "rgb(66,146,198)"], [0.75, "rgb(33,113,181)"], [0.875, "rgb(8,81,156)"], [1, "rgb(8,48,107)"]], "line": {"color": "Grey", "width": 0.5}, "showscale": false}, "mode": "markers", "name": "Feasible Trial", "showlegend": false, "type": "scatter", "x": [187, 234, 52, 188, 209, 81, 211, 11, 20, 11, 127, 27, 22, 10, 19, 96, 122, 121, 111, 110, 111, 70, 77, 71, 66, 68, 62, 59, 58, 56, 57, 57, 52, 50, 46], "xaxis": "x13", "y": [0.3743, 0.5261, 0.6075, 0.5824, 0.3785, 0.4165, 0.5388, 0.558, 0.5328, 0.5838, 0.5777, 0.574, 0.5134, 0.561, 0.6401, 0.5959, 0.5885, 0.5673, 0.5734, 0.5899, 0.545, 0.629, 0.5863, 0.493, 0.4617, 0.5937, 0.5711, 0.5492, 0.4673, 0.5239, 0.466, 0.4469, 0.437, 0.4726, 0.4217], "yaxis": "y13"}], "layout": {"title": {"text": "Slice Plot"}, "width": 3900, "xaxis": {"anchor": "y", "categoryarray": [100, 1000, 10000, 100000, 1000000, 10000000, 100000000, 1000000000, 10000000000, 100000000000], "categoryorder": "array", "domain": [0, 0.06272], "title": {"text": "asls_lam"}, "type": "category"}, "xaxis10": {"anchor": "y10", "categoryarray": ["normal", "vector", "svn"], "categoryorder": "array", "domain": [0.703, 0.7657], "title": {"text": "scaling_type"}, "type": "category"}, "xaxis11": {"anchor": "y11", "categoryarray": [true, false], "categoryorder": "array", "domain": [0.7811, 0.8438], "title": {"text": "smoothing"}, "type": "category"}, "xaxis12": {"anchor": "y12", "domain": [0.8592, 0.9219], "title": {"text": "smoothing_poly_order"}}, "xaxis13": {"anchor": "y13", "domain": [0.9373, 1.0], "title": {"text": "window_size"}}, "xaxis2": {"anchor": "y2", "domain": [0.07811, 0.1408], "title": {"text": "asls_p"}}, "xaxis3": {"anchor": "y3", "categoryarray": [true, false], "categoryorder": "array", "domain": [0.1562, 0.2189], "title": {"text": "baseline_correct"}, "type": "category"}, "xaxis4": {"anchor": "y4", "categoryarray": ["ExtraTrees", "RandomForest", "SVC"], "categoryorder": "array", "domain": [0.2343, 0.297], "title": {"text": "classifier"}, "type": "category"}, "xaxis5": {"anchor": "y5", "categoryarray": [true, false], "categoryorder": "array", "domain": [0.3124, 0.3751], "title": {"text": "despike"}, "type": "category"}, "xaxis6": {"anchor": "y6", "domain": [0.3905, 0.4533], "title": {"text": "despike_ma"}}, "xaxis7": {"anchor": "y7", "domain": [0.4686, 0.5314], "title": {"text": "despike_threshold"}}, "xaxis8": {"anchor": "y8", "domain": [0.5467, 0.6095], "title": {"text": "pagerank_cutoff"}}, "xaxis9": {"anchor": "y9", "categoryarray": [true, false], "categoryorder": "array", "domain": [0.6249, 0.6876], "title": {"text": "scaling"}, "type": "category"}, "yaxis": {"anchor": "x", "domain": [0, 1], "title": {"text": "Objective Value"}}, "yaxis10": {"anchor": "x10", "domain": [0, 1], "matches": "y", "showticklabels": false}, "yaxis11": {"anchor": "x11", "domain": [0, 1], "matches": "y", "showticklabels": false}, "yaxis12": {"anchor": "x12", "domain": [0, 1], "matches": "y", "showticklabels": false}, "yaxis13": {"anchor": "x13", "domain": [0, 1], "matches": "y", "showticklabels": false}, "yaxis2": {"anchor": "x2", "domain": [0, 1], "matches": "y", "showticklabels": false}, "yaxis3": {"anchor": "x3", "domain": [0, 1], "matches": "y", "showticklabels": false}, "yaxis4": {"anchor": "x4", "domain": [0, 1], "matches": "y", "showticklabels": false}, "yaxis5": {"anchor": "x5", "domain": [0, 1], "matches": "y", "showticklabels": false}, "yaxis6": {"anchor": "x6", "domain": [0, 1], "matches": "y", "showticklabels": false}, "yaxis7": {"anchor": "x7", "domain": [0, 1], "matches": "y", "showticklabels": false}, "yaxis8": {"anchor": "x8", "domain": [0, 1], "matches": "y", "showticklabels": false}, "yaxis9": {"anchor": "x9", "domain": [0, 1], "matches": "y", "showticklabels": false}}}
